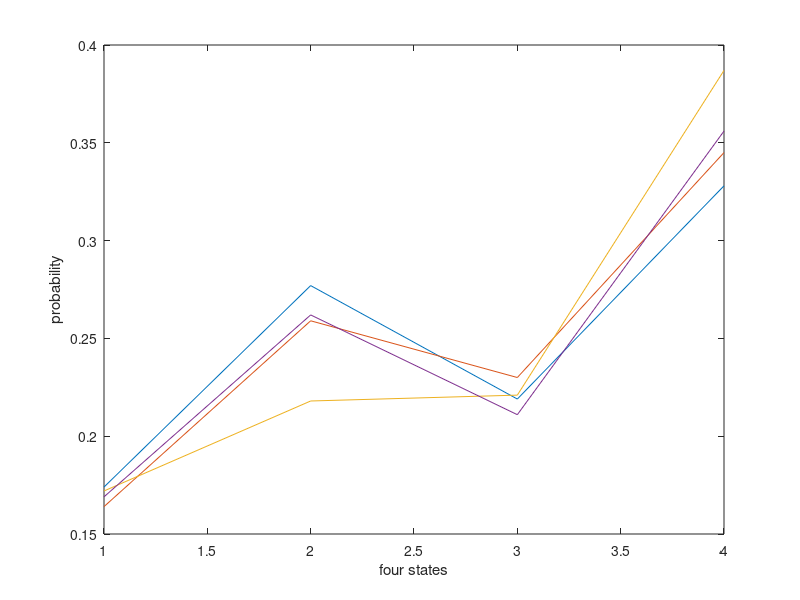
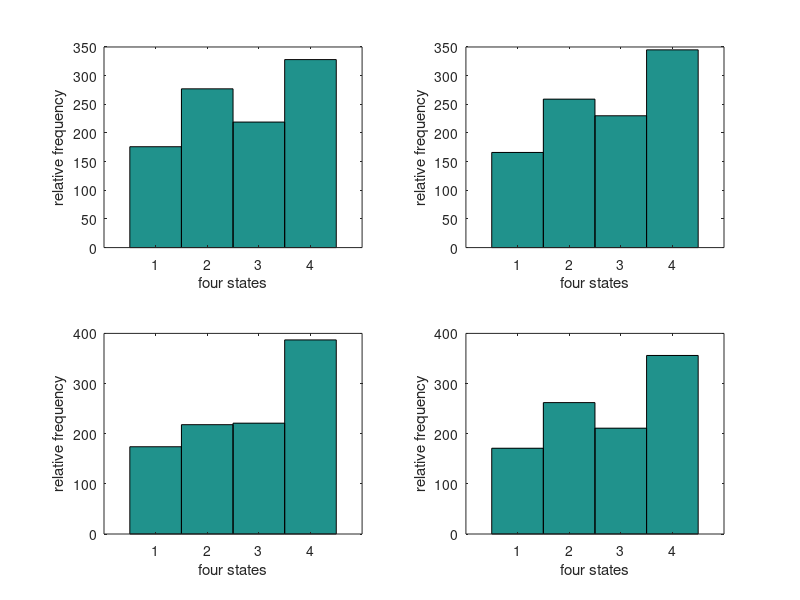
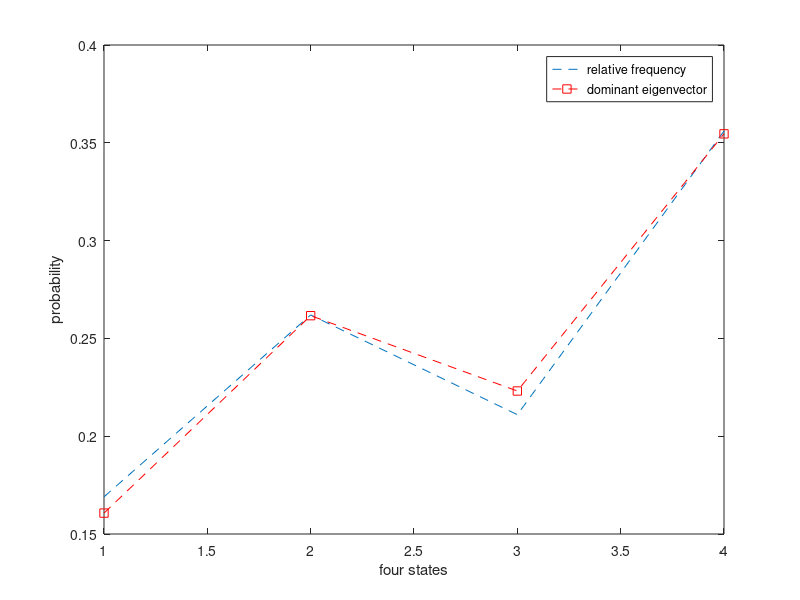

These charts were generated, in order, by the following MATLAB code:
% Problem 2
clear all;
K=1000; % 1000 time steps
M=4;    % 4 samples
N=4;    % 4 states
pi=[0.2 0.2 0.1 0.5;0.1 0.3 0.4 0.2;0.3 0.2 0.3 0.2;0.1 0.3 0.1 0.5];
rand('seed',0);

for j=1:M
    i=randsample(1:4,1);
    for k=2:K-1
        x(k+1,j)= randsample(1:4,1,true,pi(i,:));
        i=x(k+1,j);
    end
   j=j+1;
end

% Part a
figure (2);
for m=1:M
  freq(:,m)=histc(x(:,m),1:N);
end
y=freq./1000;
plot(y);
xlabel('four states');
ylabel('probability');

% Plot the relative frequencies for four states
figure (3);
for m=1:M
    subplot(2,2,m);
    hist(x(:,m),1:N);
    xlabel('four states');
    ylabel('relative frequency');
end

% Part b
% produce eigenvalues (D) and eigenvectors (V) of matrix PI
[V,D]=eig(pi');
   
ind=find(abs(diag(D)-1)<1e-6);
for k=1:length(ind)
    % nv is the rescaled dominant eigenvector
    nv(:,k)=V(:,ind(k))/sum(V(:,ind(k)));
end

% Compare the estimated relative frequency with nv
figure(4);
% plot the relative freency
plot(y(:,M),'--');
xlabel('four states');
ylabel('probability');
hold on;

% plot the dominant eigenvector of pi
plot(nv,'--rs');
legend('relative frequency','dominant eigenvector');
xlabel('four states');
ylabel('probability');




   
